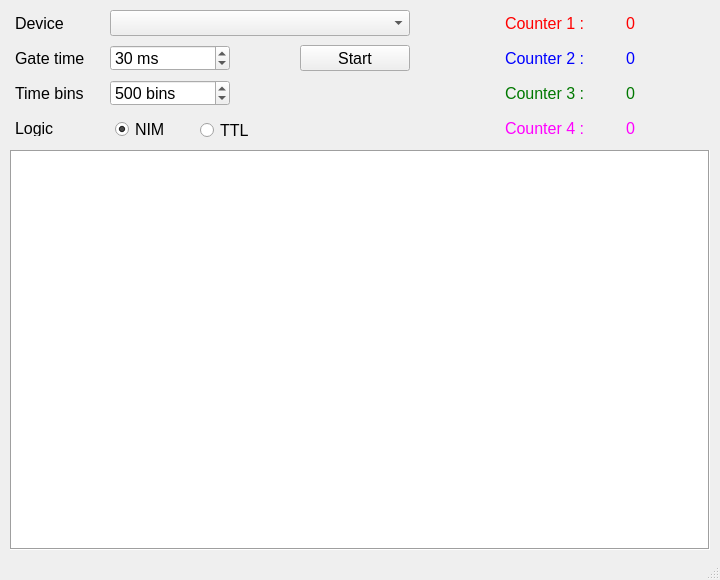
<?xml version="1.0" encoding="UTF-8"?>
<ui version="4.0">
 <class>main_window</class>
 <widget class="QMainWindow" name="main_window">
  <property name="geometry">
   <rect>
    <x>0</x>
    <y>0</y>
    <width>720</width>
    <height>580</height>
   </rect>
  </property>
  <property name="font">
   <font>
    <family>Arial</family>
    <pointsize>12</pointsize>
   </font>
  </property>
  <property name="windowTitle">
   <string>Class Monitor</string>
  </property>
  <property name="autoFillBackground">
   <bool>false</bool>
  </property>
  <widget class="QWidget" name="centralwidget">
   <widget class="QPushButton" name="ButtonStart">
    <property name="geometry">
     <rect>
      <x>300</x>
      <y>45</y>
      <width>110</width>
      <height>26</height>
     </rect>
    </property>
    <property name="font">
     <font>
      <family>Arial</family>
      <pointsize>12</pointsize>
     </font>
    </property>
    <property name="text">
     <string>Start</string>
    </property>
   </widget>
   <widget class="QComboBox" name="deviceBox">
    <property name="geometry">
     <rect>
      <x>110</x>
      <y>10</y>
      <width>300</width>
      <height>26</height>
     </rect>
    </property>
    <property name="sizePolicy">
     <sizepolicy hsizetype="Fixed" vsizetype="Fixed">
      <horstretch>0</horstretch>
      <verstretch>0</verstretch>
     </sizepolicy>
    </property>
    <property name="font">
     <font>
      <family>Arial</family>
      <pointsize>12</pointsize>
     </font>
    </property>
    <property name="editable">
     <bool>false</bool>
    </property>
    <property name="maxCount">
     <number>100</number>
    </property>
    <property name="sizeAdjustPolicy">
     <enum>QComboBox::AdjustToMinimumContentsLengthWithIcon</enum>
    </property>
    <property name="minimumContentsLength">
     <number>300</number>
    </property>
   </widget>
   <widget class="QDoubleSpinBox" name="gatetimeBox">
    <property name="geometry">
     <rect>
      <x>110</x>
      <y>45</y>
      <width>120</width>
      <height>26</height>
     </rect>
    </property>
    <property name="font">
     <font>
      <family>Arial</family>
      <pointsize>12</pointsize>
     </font>
    </property>
    <property name="wrapping">
     <bool>false</bool>
    </property>
    <property name="frame">
     <bool>true</bool>
    </property>
    <property name="correctionMode">
     <enum>QAbstractSpinBox::CorrectToNearestValue</enum>
    </property>
    <property name="suffix">
     <string> ms</string>
    </property>
    <property name="decimals">
     <number>0</number>
    </property>
    <property name="minimum">
     <double>1.000000000000000</double>
    </property>
    <property name="maximum">
     <double>5000.000000000000000</double>
    </property>
    <property name="singleStep">
     <double>5.000000000000000</double>
    </property>
    <property name="value">
     <double>30.000000000000000</double>
    </property>
   </widget>
   <widget class="PlotWidget" name="plotWidget">
    <property name="geometry">
     <rect>
      <x>10</x>
      <y>150</y>
      <width>700</width>
      <height>400</height>
     </rect>
    </property>
    <property name="sizePolicy">
     <sizepolicy hsizetype="Expanding" vsizetype="Expanding">
      <horstretch>0</horstretch>
      <verstretch>0</verstretch>
     </sizepolicy>
    </property>
    <property name="font">
     <font>
      <family>Arial</family>
      <pointsize>12</pointsize>
     </font>
    </property>
    <property name="styleSheet">
     <string notr="true"/>
    </property>
    <property name="frameShape">
     <enum>QFrame::Box</enum>
    </property>
    <property name="frameShadow">
     <enum>QFrame::Sunken</enum>
    </property>
    <property name="backgroundBrush">
     <brush brushstyle="SolidPattern">
      <color alpha="255">
       <red>255</red>
       <green>255</green>
       <blue>255</blue>
      </color>
     </brush>
    </property>
    <property name="foregroundBrush">
     <brush brushstyle="NoBrush">
      <color alpha="255">
       <red>0</red>
       <green>0</green>
       <blue>0</blue>
      </color>
     </brush>
    </property>
    <property name="interactive">
     <bool>true</bool>
    </property>
    <property name="sceneRect">
     <rectf>
      <x>0.000000000000000</x>
      <y>0.000000000000000</y>
      <width>0.000000000000000</width>
      <height>0.000000000000000</height>
     </rectf>
    </property>
    <property name="alignment">
     <set>Qt::AlignCenter</set>
    </property>
    <property name="transformationAnchor">
     <enum>QGraphicsView::AnchorViewCenter</enum>
    </property>
   </widget>
   <widget class="QLabel" name="label1">
    <property name="geometry">
     <rect>
      <x>15</x>
      <y>15</y>
      <width>100</width>
      <height>16</height>
     </rect>
    </property>
    <property name="font">
     <font>
      <family>Arial</family>
      <pointsize>12</pointsize>
      <weight>50</weight>
      <italic>false</italic>
      <bold>false</bold>
     </font>
    </property>
    <property name="text">
     <string>Device</string>
    </property>
   </widget>
   <widget class="QLabel" name="label2">
    <property name="geometry">
     <rect>
      <x>15</x>
      <y>50</y>
      <width>100</width>
      <height>16</height>
     </rect>
    </property>
    <property name="font">
     <font>
      <family>Arial</family>
      <pointsize>12</pointsize>
      <weight>50</weight>
      <italic>false</italic>
      <bold>false</bold>
     </font>
    </property>
    <property name="text">
     <string>Gate time</string>
    </property>
   </widget>
   <widget class="QLabel" name="label3">
    <property name="geometry">
     <rect>
      <x>15</x>
      <y>85</y>
      <width>100</width>
      <height>16</height>
     </rect>
    </property>
    <property name="font">
     <font>
      <family>Arial</family>
      <pointsize>12</pointsize>
      <weight>50</weight>
      <italic>false</italic>
      <bold>false</bold>
     </font>
    </property>
    <property name="text">
     <string>Time bins</string>
    </property>
   </widget>
   <widget class="QDoubleSpinBox" name="timebinBox">
    <property name="geometry">
     <rect>
      <x>110</x>
      <y>80</y>
      <width>120</width>
      <height>26</height>
     </rect>
    </property>
    <property name="font">
     <font>
      <family>Arial</family>
      <pointsize>12</pointsize>
     </font>
    </property>
    <property name="wrapping">
     <bool>false</bool>
    </property>
    <property name="frame">
     <bool>true</bool>
    </property>
    <property name="correctionMode">
     <enum>QAbstractSpinBox::CorrectToNearestValue</enum>
    </property>
    <property name="suffix">
     <string> bins</string>
    </property>
    <property name="decimals">
     <number>0</number>
    </property>
    <property name="minimum">
     <double>50.000000000000000</double>
    </property>
    <property name="maximum">
     <double>10000.000000000000000</double>
    </property>
    <property name="singleStep">
     <double>50.000000000000000</double>
    </property>
    <property name="value">
     <double>500.000000000000000</double>
    </property>
   </widget>
   <widget class="QLabel" name="labelcounter1">
    <property name="geometry">
     <rect>
      <x>505</x>
      <y>15</y>
      <width>100</width>
      <height>16</height>
     </rect>
    </property>
    <property name="palette">
     <palette>
      <active>
       <colorrole role="WindowText">
        <brush brushstyle="SolidPattern">
         <color alpha="255">
          <red>255</red>
          <green>0</green>
          <blue>0</blue>
         </color>
        </brush>
       </colorrole>
      </active>
      <inactive>
       <colorrole role="WindowText">
        <brush brushstyle="SolidPattern">
         <color alpha="255">
          <red>255</red>
          <green>0</green>
          <blue>0</blue>
         </color>
        </brush>
       </colorrole>
      </inactive>
      <disabled>
       <colorrole role="WindowText">
        <brush brushstyle="SolidPattern">
         <color alpha="255">
          <red>106</red>
          <green>104</green>
          <blue>100</blue>
         </color>
        </brush>
       </colorrole>
      </disabled>
     </palette>
    </property>
    <property name="font">
     <font>
      <family>Arial</family>
      <pointsize>12</pointsize>
      <weight>50</weight>
      <italic>false</italic>
      <bold>false</bold>
     </font>
    </property>
    <property name="autoFillBackground">
     <bool>false</bool>
    </property>
    <property name="styleSheet">
     <string notr="true"/>
    </property>
    <property name="text">
     <string>Counter 1 :</string>
    </property>
   </widget>
   <widget class="QLabel" name="labelcounter2">
    <property name="geometry">
     <rect>
      <x>505</x>
      <y>50</y>
      <width>100</width>
      <height>16</height>
     </rect>
    </property>
    <property name="palette">
     <palette>
      <active>
       <colorrole role="WindowText">
        <brush brushstyle="SolidPattern">
         <color alpha="255">
          <red>0</red>
          <green>0</green>
          <blue>255</blue>
         </color>
        </brush>
       </colorrole>
      </active>
      <inactive>
       <colorrole role="WindowText">
        <brush brushstyle="SolidPattern">
         <color alpha="255">
          <red>0</red>
          <green>0</green>
          <blue>255</blue>
         </color>
        </brush>
       </colorrole>
      </inactive>
      <disabled>
       <colorrole role="WindowText">
        <brush brushstyle="SolidPattern">
         <color alpha="255">
          <red>106</red>
          <green>104</green>
          <blue>100</blue>
         </color>
        </brush>
       </colorrole>
      </disabled>
     </palette>
    </property>
    <property name="font">
     <font>
      <family>Arial</family>
      <pointsize>12</pointsize>
      <weight>50</weight>
      <italic>false</italic>
      <bold>false</bold>
     </font>
    </property>
    <property name="text">
     <string>Counter 2 :</string>
    </property>
   </widget>
   <widget class="QLabel" name="labelcounter3">
    <property name="geometry">
     <rect>
      <x>505</x>
      <y>85</y>
      <width>100</width>
      <height>16</height>
     </rect>
    </property>
    <property name="palette">
     <palette>
      <active>
       <colorrole role="WindowText">
        <brush brushstyle="SolidPattern">
         <color alpha="255">
          <red>0</red>
          <green>120</green>
          <blue>0</blue>
         </color>
        </brush>
       </colorrole>
      </active>
      <inactive>
       <colorrole role="WindowText">
        <brush brushstyle="SolidPattern">
         <color alpha="255">
          <red>0</red>
          <green>120</green>
          <blue>0</blue>
         </color>
        </brush>
       </colorrole>
      </inactive>
      <disabled>
       <colorrole role="WindowText">
        <brush brushstyle="SolidPattern">
         <color alpha="255">
          <red>106</red>
          <green>104</green>
          <blue>100</blue>
         </color>
        </brush>
       </colorrole>
      </disabled>
     </palette>
    </property>
    <property name="font">
     <font>
      <family>Arial</family>
      <pointsize>12</pointsize>
      <weight>50</weight>
      <italic>false</italic>
      <bold>false</bold>
     </font>
    </property>
    <property name="text">
     <string>Counter 3 :</string>
    </property>
   </widget>
   <widget class="QLabel" name="labelcounter4">
    <property name="geometry">
     <rect>
      <x>505</x>
      <y>120</y>
      <width>100</width>
      <height>16</height>
     </rect>
    </property>
    <property name="palette">
     <palette>
      <active>
       <colorrole role="WindowText">
        <brush brushstyle="SolidPattern">
         <color alpha="255">
          <red>255</red>
          <green>0</green>
          <blue>255</blue>
         </color>
        </brush>
       </colorrole>
      </active>
      <inactive>
       <colorrole role="WindowText">
        <brush brushstyle="SolidPattern">
         <color alpha="255">
          <red>255</red>
          <green>0</green>
          <blue>255</blue>
         </color>
        </brush>
       </colorrole>
      </inactive>
      <disabled>
       <colorrole role="WindowText">
        <brush brushstyle="SolidPattern">
         <color alpha="255">
          <red>106</red>
          <green>104</green>
          <blue>100</blue>
         </color>
        </brush>
       </colorrole>
      </disabled>
     </palette>
    </property>
    <property name="font">
     <font>
      <family>Arial</family>
      <pointsize>12</pointsize>
      <weight>50</weight>
      <italic>false</italic>
      <bold>false</bold>
     </font>
    </property>
    <property name="text">
     <string>Counter 4 :</string>
    </property>
   </widget>
   <widget class="QLabel" name="counter1Val">
    <property name="geometry">
     <rect>
      <x>595</x>
      <y>15</y>
      <width>40</width>
      <height>16</height>
     </rect>
    </property>
    <property name="palette">
     <palette>
      <active>
       <colorrole role="WindowText">
        <brush brushstyle="SolidPattern">
         <color alpha="255">
          <red>255</red>
          <green>0</green>
          <blue>0</blue>
         </color>
        </brush>
       </colorrole>
      </active>
      <inactive>
       <colorrole role="WindowText">
        <brush brushstyle="SolidPattern">
         <color alpha="255">
          <red>255</red>
          <green>0</green>
          <blue>0</blue>
         </color>
        </brush>
       </colorrole>
      </inactive>
      <disabled>
       <colorrole role="WindowText">
        <brush brushstyle="SolidPattern">
         <color alpha="255">
          <red>106</red>
          <green>104</green>
          <blue>100</blue>
         </color>
        </brush>
       </colorrole>
      </disabled>
     </palette>
    </property>
    <property name="font">
     <font>
      <family>Arial</family>
      <pointsize>12</pointsize>
      <weight>50</weight>
      <italic>false</italic>
      <bold>false</bold>
     </font>
    </property>
    <property name="layoutDirection">
     <enum>Qt::LeftToRight</enum>
    </property>
    <property name="text">
     <string>0</string>
    </property>
    <property name="alignment">
     <set>Qt::AlignRight|Qt::AlignTrailing|Qt::AlignVCenter</set>
    </property>
   </widget>
   <widget class="QLabel" name="counter2Val">
    <property name="geometry">
     <rect>
      <x>595</x>
      <y>50</y>
      <width>40</width>
      <height>16</height>
     </rect>
    </property>
    <property name="palette">
     <palette>
      <active>
       <colorrole role="WindowText">
        <brush brushstyle="SolidPattern">
         <color alpha="255">
          <red>0</red>
          <green>0</green>
          <blue>255</blue>
         </color>
        </brush>
       </colorrole>
      </active>
      <inactive>
       <colorrole role="WindowText">
        <brush brushstyle="SolidPattern">
         <color alpha="255">
          <red>0</red>
          <green>0</green>
          <blue>255</blue>
         </color>
        </brush>
       </colorrole>
      </inactive>
      <disabled>
       <colorrole role="WindowText">
        <brush brushstyle="SolidPattern">
         <color alpha="255">
          <red>106</red>
          <green>104</green>
          <blue>100</blue>
         </color>
        </brush>
       </colorrole>
      </disabled>
     </palette>
    </property>
    <property name="font">
     <font>
      <family>Arial</family>
      <pointsize>12</pointsize>
      <weight>50</weight>
      <italic>false</italic>
      <bold>false</bold>
     </font>
    </property>
    <property name="layoutDirection">
     <enum>Qt::LeftToRight</enum>
    </property>
    <property name="text">
     <string>0</string>
    </property>
    <property name="alignment">
     <set>Qt::AlignRight|Qt::AlignTrailing|Qt::AlignVCenter</set>
    </property>
   </widget>
   <widget class="QLabel" name="counter3Val">
    <property name="geometry">
     <rect>
      <x>595</x>
      <y>85</y>
      <width>40</width>
      <height>16</height>
     </rect>
    </property>
    <property name="palette">
     <palette>
      <active>
       <colorrole role="WindowText">
        <brush brushstyle="SolidPattern">
         <color alpha="255">
          <red>0</red>
          <green>120</green>
          <blue>0</blue>
         </color>
        </brush>
       </colorrole>
      </active>
      <inactive>
       <colorrole role="WindowText">
        <brush brushstyle="SolidPattern">
         <color alpha="255">
          <red>0</red>
          <green>120</green>
          <blue>0</blue>
         </color>
        </brush>
       </colorrole>
      </inactive>
      <disabled>
       <colorrole role="WindowText">
        <brush brushstyle="SolidPattern">
         <color alpha="255">
          <red>106</red>
          <green>104</green>
          <blue>100</blue>
         </color>
        </brush>
       </colorrole>
      </disabled>
     </palette>
    </property>
    <property name="font">
     <font>
      <family>Arial</family>
      <pointsize>12</pointsize>
      <weight>50</weight>
      <italic>false</italic>
      <bold>false</bold>
     </font>
    </property>
    <property name="layoutDirection">
     <enum>Qt::LeftToRight</enum>
    </property>
    <property name="text">
     <string>0</string>
    </property>
    <property name="alignment">
     <set>Qt::AlignRight|Qt::AlignTrailing|Qt::AlignVCenter</set>
    </property>
   </widget>
   <widget class="QLabel" name="counter4Val">
    <property name="geometry">
     <rect>
      <x>595</x>
      <y>120</y>
      <width>40</width>
      <height>16</height>
     </rect>
    </property>
    <property name="palette">
     <palette>
      <active>
       <colorrole role="WindowText">
        <brush brushstyle="SolidPattern">
         <color alpha="255">
          <red>255</red>
          <green>0</green>
          <blue>255</blue>
         </color>
        </brush>
       </colorrole>
      </active>
      <inactive>
       <colorrole role="WindowText">
        <brush brushstyle="SolidPattern">
         <color alpha="255">
          <red>255</red>
          <green>0</green>
          <blue>255</blue>
         </color>
        </brush>
       </colorrole>
      </inactive>
      <disabled>
       <colorrole role="WindowText">
        <brush brushstyle="SolidPattern">
         <color alpha="255">
          <red>106</red>
          <green>104</green>
          <blue>100</blue>
         </color>
        </brush>
       </colorrole>
      </disabled>
     </palette>
    </property>
    <property name="font">
     <font>
      <family>Arial</family>
      <pointsize>12</pointsize>
      <weight>50</weight>
      <italic>false</italic>
      <bold>false</bold>
     </font>
    </property>
    <property name="layoutDirection">
     <enum>Qt::LeftToRight</enum>
    </property>
    <property name="text">
     <string>0</string>
    </property>
    <property name="alignment">
     <set>Qt::AlignRight|Qt::AlignTrailing|Qt::AlignVCenter</set>
    </property>
   </widget>
   <widget class="QLabel" name="label4">
    <property name="geometry">
     <rect>
      <x>15</x>
      <y>120</y>
      <width>100</width>
      <height>16</height>
     </rect>
    </property>
    <property name="font">
     <font>
      <family>Arial</family>
      <pointsize>12</pointsize>
      <weight>50</weight>
      <italic>false</italic>
      <bold>false</bold>
     </font>
    </property>
    <property name="text">
     <string>Logic</string>
    </property>
   </widget>
   <widget class="QRadioButton" name="rBLogic1">
    <property name="geometry">
     <rect>
      <x>115</x>
      <y>120</y>
      <width>100</width>
      <height>19</height>
     </rect>
    </property>
    <property name="text">
     <string>NIM</string>
    </property>
    <property name="checked">
     <bool>true</bool>
    </property>
    <attribute name="buttonGroup">
     <string notr="true">buttonGroup</string>
    </attribute>
   </widget>
   <widget class="QRadioButton" name="rBLogic2">
    <property name="geometry">
     <rect>
      <x>200</x>
      <y>120</y>
      <width>100</width>
      <height>20</height>
     </rect>
    </property>
    <property name="text">
     <string>TTL</string>
    </property>
    <attribute name="buttonGroup">
     <string notr="true">buttonGroup</string>
    </attribute>
   </widget>
  </widget>
  <widget class="QMenuBar" name="menubar">
   <property name="geometry">
    <rect>
     <x>0</x>
     <y>0</y>
     <width>720</width>
     <height>22</height>
    </rect>
   </property>
  </widget>
  <widget class="QStatusBar" name="statusbar"/>
 </widget>
 <customwidgets>
  <customwidget>
   <class>PlotWidget</class>
   <extends>QGraphicsView</extends>
   <header location="global">pyqtgraph</header>
  </customwidget>
 </customwidgets>
 <resources/>
 <connections/>
 <designerdata>
  <property name="gridDeltaX">
   <number>5</number>
  </property>
  <property name="gridDeltaY">
   <number>5</number>
  </property>
  <property name="gridSnapX">
   <bool>true</bool>
  </property>
  <property name="gridSnapY">
   <bool>true</bool>
  </property>
  <property name="gridVisible">
   <bool>true</bool>
  </property>
 </designerdata>
 <buttongroups>
  <buttongroup name="buttonGroup"/>
 </buttongroups>
</ui>
